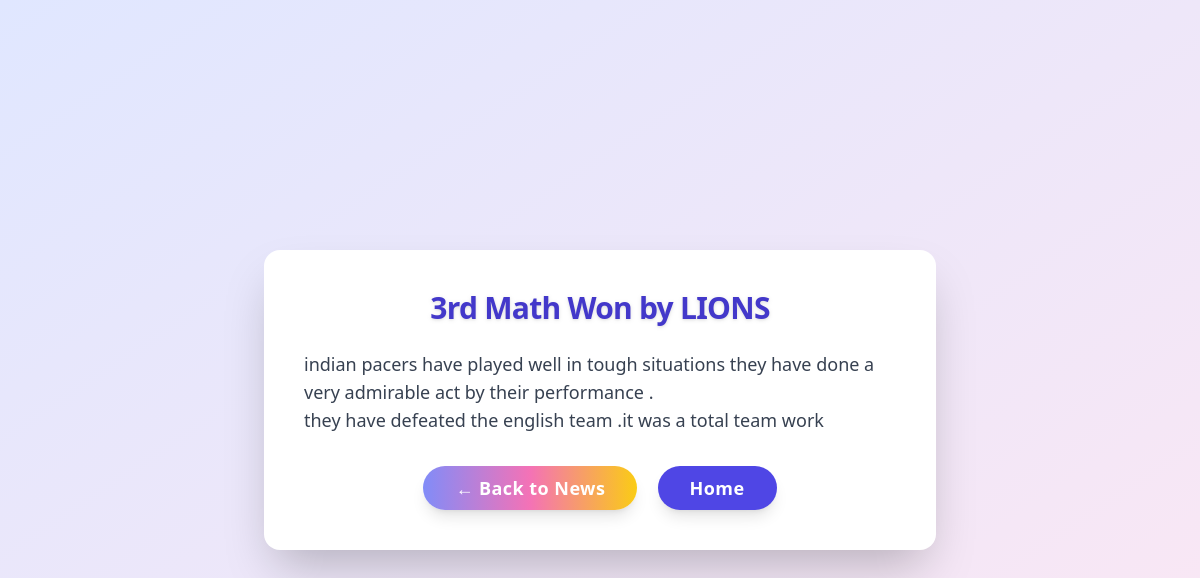
Page /news-details/3rd-math-won-by-lions/ on the committed database.
### news/models.py (models this page shows)
class News(models.Model):
  title=models.CharField(max_length=100)
  news_desc=HTMLField()
  news_slug=AutoSlugField(populate_from="title",unique=True,null=True,default=None)

### practice_project/views.py (the view)
# urls.py: path("news-details/<slug:slug>/", views.NewsDetails, name='news-details')
def NewsDetails(request, slug):
    try:
        news = News.objects.get(news_slug=slug)
    except News.DoesNotExist:
        return HttpResponse("News not found", status=404)
    return render(request, 'news_detail.html', {'news': news})

### templates/news_detail.html (shortened to what this page needs)
<!DOCTYPE html>
<html lang="en">
  <head>
    <script src="https://cdn.tailwindcss.com"></script>
  </head>
  <body
    class="bg-gradient-to-br from-indigo-100 to-pink-100 min-h-screen flex items-center justify-center"
  >
    <div class="bg-white shadow-2xl rounded-2xl p-10 w-full max-w-2xl mx-auto">
      <h1
        class="text-3xl font-extrabold text-indigo-700 mb-6 tracking-tight drop-shadow text-center"
      >
        {{ news.title }}
      </h1>
      <div class="text-gray-700 prose max-w-none mb-8 text-lg">
        {{ news.news_desc|safe }}
      </div>
      <div class="mt-8 text-center">
        <a
          href="/news/"
          class="inline-block bg-gradient-to-r from-indigo-400 via-pink-400 to-yellow-400 hover:from-indigo-500 hover:via-pink-500 hover:to-yellow-500 text-white font-bold py-2 px-8 rounded-full shadow-lg transition duration-300 text-lg tracking-wide"
        >
          ← Back to News
        </a>
        <a
          href="/"
          class="inline-block ml-4 bg-indigo-600 hover:bg-indigo-700 text-white font-bold py-2 px-8 rounded-full shadow-lg transition duration-300 text-lg tracking-wide"
        >
          Home
        </a>
      </div>
    </div>
  </body>
</html>

### rows in the picture
News: title "3rd Math Won by LIONS", news_desc "indian pacers have played well in tough situations they have done a very admirable act by their performance . they have defeated the english team .it was a total team work"
